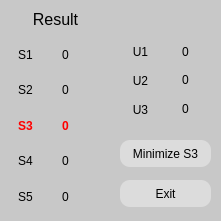
   <widget class="QFrame" name="output">
    <property name="geometry">
     <rect>
      <x>800</x>
      <y>10</y>
      <width>221</width>
      <height>221</height>
     </rect>
    </property>
    <property name="styleSheet">
     <string notr="true">background-color: rgb(200, 200, 200);
color:  black;
box-sizing: initial;
border-radius: 10%;
</string>
    </property>
    <property name="frameShape">
     <enum>QFrame::StyledPanel</enum>
    </property>
    <property name="frameShadow">
     <enum>QFrame::Raised</enum>
    </property>
    <widget class="QLabel" name="label_17">
     <property name="geometry">
      <rect>
       <x>10</x>
       <y>10</y>
       <width>91</width>
       <height>19</height>
      </rect>
     </property>
     <property name="font">
      <font>
       <family>Segoe UI</family>
       <pointsize>12</pointsize>
      </font>
     </property>
     <property name="text">
      <string>Result</string>
     </property>
     <property name="alignment">
      <set>Qt::AlignCenter</set>
     </property>
    </widget>
    <widget class="QWidget" name="verticalLayoutWidget_9">
     <property name="geometry">
      <rect>
       <x>40</x>
       <y>40</y>
       <width>51</width>
       <height>171</height>
      </rect>
     </property>
     <layout class="QVBoxLayout" name="out">
      <item>
       <widget class="QLabel" name="output0">
        <property name="text">
         <string>0</string>
        </property>
        <property name="alignment">
         <set>Qt::AlignCenter</set>
        </property>
       </widget>
      </item>
      <item>
       <widget class="QLabel" name="output1">
        <property name="text">
         <string>0</string>
        </property>
        <property name="alignment">
         <set>Qt::AlignCenter</set>
        </property>
       </widget>
      </item>
      <item>
       <widget class="QLabel" name="output2">
        <property name="styleSheet">
         <string notr="true">color: red; font-weight: bold;</string>
        </property>
        <property name="text">
         <string>0</string>
        </property>
        <property name="alignment">
         <set>Qt::AlignCenter</set>
        </property>
       </widget>
      </item>
      <item>
       <widget class="QLabel" name="output3">
        <property name="text">
         <string>0</string>
        </property>
        <property name="alignment">
         <set>Qt::AlignCenter</set>
        </property>
       </widget>
      </item>
      <item>
       <widget class="QLabel" name="output4">
        <property name="text">
         <string>0</string>
        </property>
        <property name="alignment">
         <set>Qt::AlignCenter</set>
        </property>
       </widget>
      </item>
     </layout>
    </widget>
    <widget class="QWidget" name="verticalLayoutWidget_10">
     <property name="geometry">
      <rect>
       <x>10</x>
       <y>40</y>
       <width>31</width>
       <height>171</height>
      </rect>
     </property>
     <layout class="QVBoxLayout" name="verticalLayout_5">
      <item>
       <widget class="QLabel" name="label_29">
        <property name="text">
         <string>S1</string>
        </property>
        <property name="alignment">
         <set>Qt::AlignCenter</set>
        </property>
       </widget>
      </item>
      <item>
       <widget class="QLabel" name="label_30">
        <property name="text">
         <string>S2</string>
        </property>
        <property name="alignment">
         <set>Qt::AlignCenter</set>
        </property>
       </widget>
      </item>
      <item>
       <widget class="QLabel" name="label_31">
        <property name="styleSheet">
         <string notr="true">color: red; font-weight: bold;</string>
        </property>
        <property name="text">
         <string>S3</string>
        </property>
        <property name="alignment">
         <set>Qt::AlignCenter</set>
        </property>
       </widget>
      </item>
      <item>
       <widget class="QLabel" name="label_32">
        <property name="text">
         <string>S4</string>
        </property>
        <property name="alignment">
         <set>Qt::AlignCenter</set>
        </property>
       </widget>
      </item>
      <item>
       <widget class="QLabel" name="label_33">
        <property name="text">
         <string>S5</string>
        </property>
        <property name="alignment">
         <set>Qt::AlignCenter</set>
        </property>
       </widget>
      </item>
     </layout>
    </widget>
    <widget class="QWidget" name="verticalLayoutWidget_8">
     <property name="geometry">
      <rect>
       <x>120</x>
       <y>40</y>
       <width>41</width>
       <height>81</height>
      </rect>
     </property>
     <layout class="QVBoxLayout" name="verticalLayout_6">
      <item>
       <widget class="QLabel" name="label_34">
        <property name="text">
         <string>U1</string>
        </property>
        <property name="alignment">
         <set>Qt::AlignCenter</set>
        </property>
       </widget>
      </item>
      <item>
       <widget class="QLabel" name="label_35">
        <property name="text">
         <string>U2</string>
        </property>
        <property name="alignment">
         <set>Qt::AlignCenter</set>
        </property>
       </widget>
      </item>
      <item>
       <widget class="QLabel" name="label_36">
        <property name="text">
         <string>U3</string>
        </property>
        <property name="alignment">
         <set>Qt::AlignCenter</set>
        </property>
       </widget>
      </item>
     </layout>
    </widget>
    <widget class="QWidget" name="verticalLayoutWidget_11">
     <property name="geometry">
      <rect>
       <x>160</x>
       <y>40</y>
       <width>51</width>
       <height>80</height>
      </rect>
     </property>
     <layout class="QVBoxLayout" name="verticalLayout_7">
      <item>
       <widget class="QLabel" name="output5">
        <property name="text">
         <string>0</string>
        </property>
        <property name="alignment">
         <set>Qt::AlignCenter</set>
        </property>
       </widget>
      </item>
      <item>
       <widget class="QLabel" name="output6">
        <property name="text">
         <string>0</string>
        </property>
        <property name="alignment">
         <set>Qt::AlignCenter</set>
        </property>
       </widget>
      </item>
      <item>
       <widget class="QLabel" name="output7">
        <property name="text">
         <string>0</string>
        </property>
        <property name="alignment">
         <set>Qt::AlignCenter</set>
        </property>
       </widget>
      </item>
     </layout>
    </widget>
    <widget class="QPushButton" name="button_optimize">
     <property name="geometry">
      <rect>
       <x>120</x>
       <y>140</y>
       <width>91</width>
       <height>27</height>
      </rect>
     </property>
     <property name="styleSheet">
      <string notr="true">QPushButton{
color: black;
background-color: rgb(220, 220, 220);
border-radius: 10%;
font-weigh: bold;
transition: background-color 0.5s ease;
}
QPushButton:hover {
    background-color: gray;
}
QPushButton:pressed {
    background-color: #aaa;
    color: #fff;
}</string>
     </property>
     <property name="text">
      <string>Minimize S3</string>
     </property>
    </widget>
    <widget class="QPushButton" name="button_exit">
     <property name="geometry">
      <rect>
       <x>120</x>
       <y>180</y>
       <width>91</width>
       <height>27</height>
      </rect>
     </property>
     <property name="styleSheet">
      <string notr="true">QPushButton{
color: black;
background-color: rgb(220, 220, 220);
border-radius: 10%;
font-weigh: bold;
transition: background-color 0.5s ease;
}
QPushButton:hover {
    background-color: gray;
}
QPushButton:pressed {
    background-color: #aaa;
    color: #fff;
}</string>
     </property>
     <property name="text">
      <string>Exit</string>
     </property>
    </widget>
   </widget>
